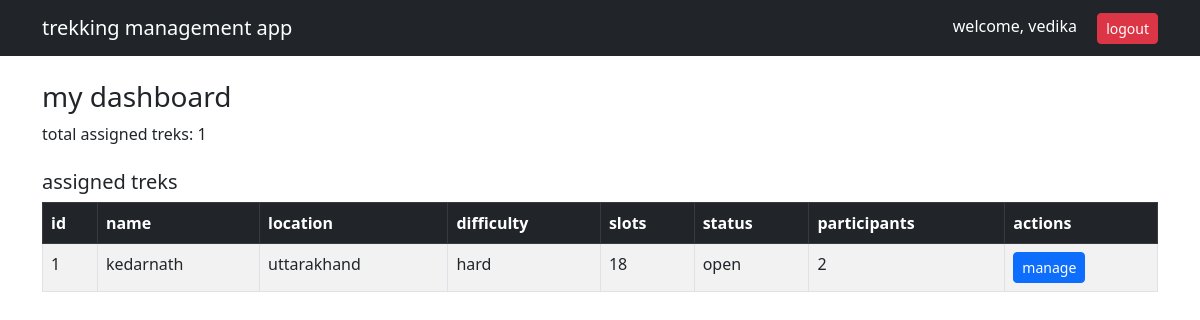
The page /staff/dashboard (signed in) on the database its author committed.
### database.py (models this page shows)
class Trek(db.Model):
    __tablename__ = 'trek'
    id = db.Column(db.Integer, primary_key=True)
    name = db.Column(db.String(120), nullable=False)
    location = db.Column(db.String(120), nullable=False)
    difficulty = db.Column(db.String(20), nullable=False)
    duration = db.Column(db.Integer, nullable=False)
    available_slots = db.Column(db.Integer, nullable=False)
    status = db.Column(db.String(20), default='pending')
    start_date = db.Column(db.DateTime, nullable=True)
    end_date = db.Column(db.DateTime, nullable=True)
    assigned_staff_id = db.Column(db.Integer, db.ForeignKey('staff.id'), nullable=True)
    bookings = db.relationship('Booking', backref='trek', lazy=True)

### app.py (the view)
@app.route('/staff/dashboard')
def staff_dashboard():
    if session.get('role') != 'staff':
        return redirect(url_for('login'))
    treks = Trek.query.filter_by(assigned_staff_id=session['user_id']).all()
    return render_template('staff/dashboard.html', treks=treks)

### templates/staff/dashboard.html (shortened to what this page needs)
<!DOCTYPE html>
<html lang="en">
<head>
    <link href="https://cdn.jsdelivr.net/npm/bootstrap@5.3.0-alpha1/dist/css/bootstrap.min.css" rel="stylesheet">
</head>
<body>
<nav class="navbar navbar-dark bg-dark">
    <div class="container">
        <a class="navbar-brand">trekking management app</a>
        <div>
            <span class="text-white me-3">welcome, {{ session['name'] }}</span>
            <a href="/logout" class="btn btn-danger btn-sm">logout</a>
        </div>
    </div>
</nav>
<div class="container mt-4">
    <h3>my dashboard</h3>
    <p>total assigned treks: {{ treks|length }}</p>
    <h5 class="mt-4">assigned treks</h5>
    <table class="table table-bordered table-striped">
        <thead class="table-dark">
            <tr>
                <th>id</th>
                <th>name</th>
                <th>location</th>
                <th>difficulty</th>
                <th>slots</th>
                <th>status</th>
                <th>participants</th>
                <th>actions</th>
            </tr>
        </thead>
        <tbody>
            {% for trek in treks %}
            <tr>
                <td>{{ trek.id }}</td>
                <td>{{ trek.name }}</td>
                <td>{{ trek.location }}</td>
                <td>{{ trek.difficulty }}</td>
                <td>{{ trek.available_slots }}</td>
                <td>{{ trek.status }}</td>
                <td>{{ trek.bookings|length }}</td>
                <td>
                    <a href="/staff/trek/{{ trek.id }}" class="btn btn-sm btn-primary">manage</a>
                </td>
            </tr>
            {% else %}
            <tr>
                <td colspan="8" class="text-center">no treks assigned yet</td>
            </tr>
            {% endfor %}
        </tbody>
    </table>
</div>
</body>
</html>

### rows shown on the page
Trek: id "1", name "kedarnath", location "uttarakhand", difficulty "hard", available_slots "18", status "open", bookings|length "2"

### other values the page prints
{{ session['name'] }} "vedika"
{{ treks|length }} "1"
